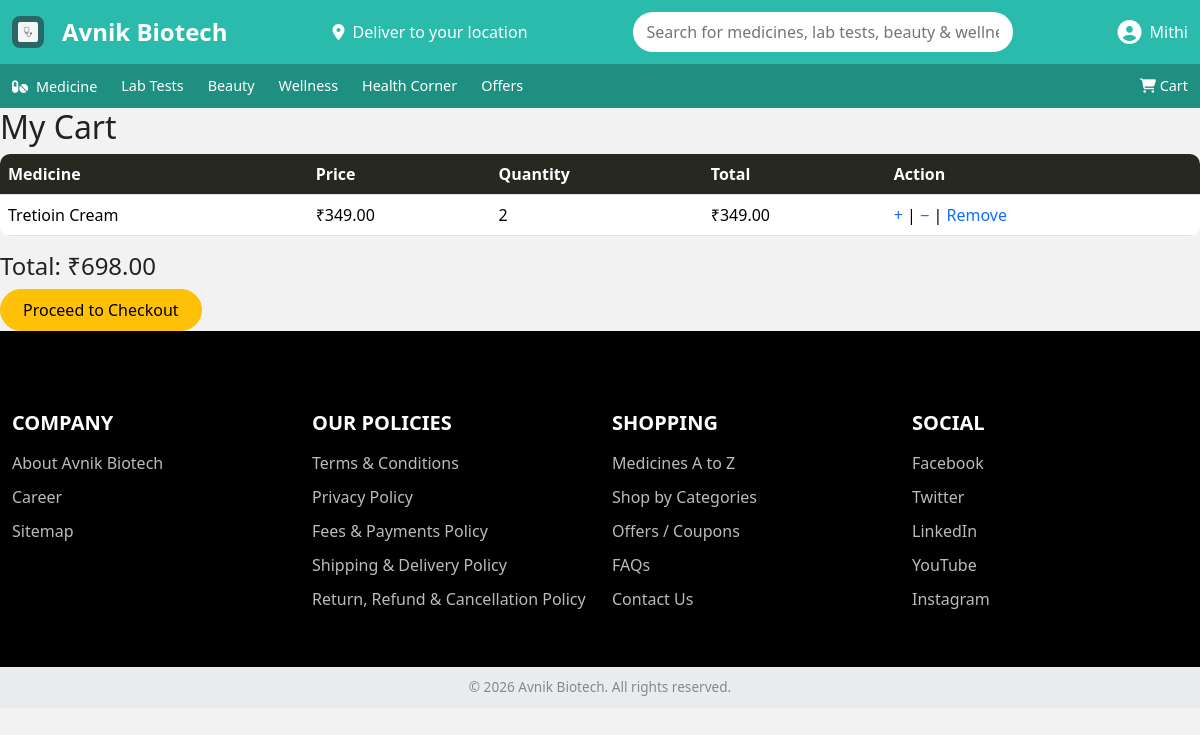
The app's page /cart/ (signed in), older data.
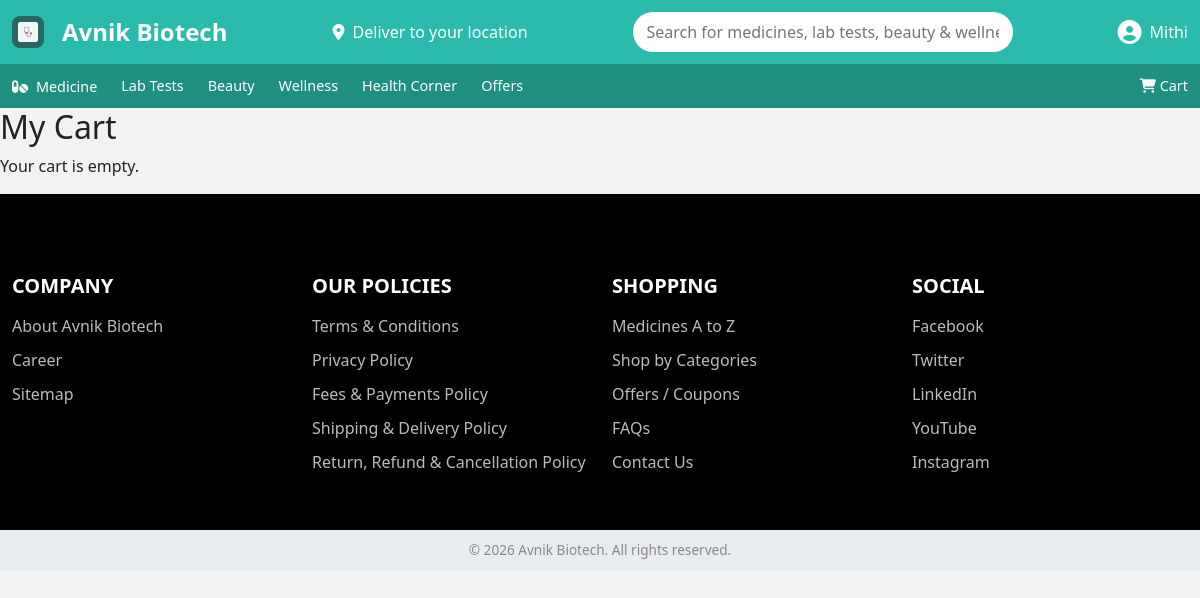
The same page, newer data.
### userapp/models.py (models this page shows, shortened)
class OrderItem(models.Model):
    order = models.ForeignKey(Order, on_delete=models.CASCADE)
    medicine = models.ForeignKey(Medicine, on_delete=models.CASCADE)
    quantity = models.PositiveIntegerField(default=1)

### adminapp/models.py (models this page shows, shortened)
class Medicine(models.Model):
    name = models.CharField(max_length=200)
    price = models.DecimalField(max_digits=8, decimal_places=2)
    image = models.ImageField(upload_to='medicines/')
    stock = models.PositiveIntegerField(default=0)
    category = models.ForeignKey(Category, on_delete=models.CASCADE)

### userapp/views.py (the view)
# urls.py: path('cart/', views.cart_view, name='cart'),
@login_required
def cart_view(request):
    order = Order.objects.filter(
        user=request.user,
        status="PENDING"
    ).first()
    items = OrderItem.objects.filter(order=order) if order else []
    total = sum(item.medicine.price * item.quantity for item in items)
    return render(request, 'user/cart.html', {
        'items': items,
        'total': total
    })

### userapp/context_processors.py (called while the page is built)
def cart_count(request):
    cart = request.session.get('cart', {})
    return {
        'cart_count': sum(cart.values())
    }

### templates/user/cart.html (shortened to what this page needs)
{% extends 'base.html' %}
{% block content %}
<h2>My Cart</h2>
{% if items %}
<table class="table">
    <thead>
        <tr>
            <th>Medicine</th>
            <th>Price</th>
            <th>Quantity</th>
            <th>Total</th>
            <th>Action</th>
        </tr>
    </thead>
    <tbody>
        {% for item in items %}
        <tr>
            <td>{{ item.medicine.name }}</td>
            <td>₹{{ item.medicine.price }}</td>
            <td>{{ item.quantity }}</td>
            <td>₹{{ item.medicine.price|floatformat:2 }}</td>
            <td>
                <a href="{% url 'increase_qty' item.id %}">+</a>
                |
                <a href="{% url 'decrease_qty' item.id %}">−</a>
                |
                <a href="{% url 'remove_item' item.id %}">Remove</a>
            </td>
        </tr>
        {% endfor %}
    </tbody>
</table>
<h4>Total: ₹{{ total }}</h4>
<a href="{% url 'checkout' %}" class="btn btn-warning">
    Proceed to Checkout
</a>
{% else %}
<p>Your cart is empty.</p>
{% endif %}
{% endblock %}

Row changes from the older to the newer data that the page shows:
removed OrderItem: medicine.name "Tretioin Cream", medicine.price "349.00", quantity "2"
Text that changed along with them:
{{ total }}: "698.00" → (not shown)
text no longer shown: "Medicine Price Quantity Total Action Total: ₹ Proceed to Checkout"
text now shown: "Your cart is empty."
